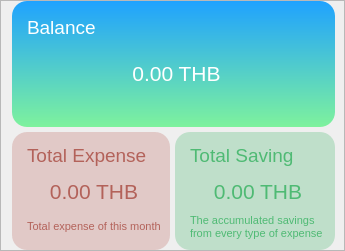
                    <widget class="QFrame" name="Dashboard_balance_expense_saving">
                     <property name="sizePolicy">
                      <sizepolicy hsizetype="Preferred" vsizetype="Fixed">
                       <horstretch>0</horstretch>
                       <verstretch>0</verstretch>
                      </sizepolicy>
                     </property>
                     <property name="minimumSize">
                      <size>
                       <width>0</width>
                       <height>251</height>
                      </size>
                     </property>
                     <property name="frameShape">
                      <enum>QFrame::StyledPanel</enum>
                     </property>
                     <property name="frameShadow">
                      <enum>QFrame::Raised</enum>
                     </property>
                     <layout class="QVBoxLayout" name="verticalLayout_9">
                      <property name="spacing">
                       <number>0</number>
                      </property>
                      <property name="topMargin">
                       <number>0</number>
                      </property>
                      <property name="rightMargin">
                       <number>9</number>
                      </property>
                      <property name="bottomMargin">
                       <number>0</number>
                      </property>
                      <item>
                       <layout class="QGridLayout" name="gridLayout_3">
                        <property name="bottomMargin">
                         <number>0</number>
                        </property>
                        <property name="spacing">
                         <number>5</number>
                        </property>
                        <item row="1" column="0">
                         <widget class="QFrame" name="Dashboard_expense">
                          <property name="styleSheet">
                           <string notr="true">background-color: rgba(171, 52, 40, 51);
border-radius: 15px;</string>
                          </property>
                          <property name="frameShape">
                           <enum>QFrame::StyledPanel</enum>
                          </property>
                          <property name="frameShadow">
                           <enum>QFrame::Raised</enum>
                          </property>
                          <layout class="QGridLayout" name="gridLayout_6">
                           <property name="leftMargin">
                            <number>15</number>
                           </property>
                           <item row="0" column="0">
                            <widget class="QLabel" name="d_expense_title">
                             <property name="font">
                              <font>
                               <family>Arial</family>
                               <pointsize>14</pointsize>
                              </font>
                             </property>
                             <property name="styleSheet">
                              <string notr="true">background-color: none;
color: #B3625A;
</string>
                             </property>
                             <property name="text">
                              <string>Total Expense</string>
                             </property>
                            </widget>
                           </item>
                           <item row="1" column="0">
                            <widget class="QLabel" name="d_expense_amount">
                             <property name="font">
                              <font>
                               <family>Arial</family>
                               <pointsize>16</pointsize>
                               <fontweight>Black</fontweight>
                              </font>
                             </property>
                             <property name="styleSheet">
                              <string notr="true">background-color: none;
color: #B3625A;
</string>
                             </property>
                             <property name="text">
                              <string>0.00 THB</string>
                             </property>
                             <property name="alignment">
                              <set>Qt::AlignCenter</set>
                             </property>
                            </widget>
                           </item>
                           <item row="2" column="0">
                            <widget class="QLabel" name="d_expense_description">
                             <property name="font">
                              <font>
                               <family>Arial</family>
                               <pointsize>8</pointsize>
                              </font>
                             </property>
                             <property name="styleSheet">
                              <string notr="true">background-color: none;
color: #B3625A;
</string>
                             </property>
                             <property name="text">
                              <string>Total expense of this month</string>
                             </property>
                            </widget>
                           </item>
                          </layout>
                         </widget>
                        </item>
                        <item row="1" column="1">
                         <widget class="QFrame" name="Dashboard_saving">
                          <property name="styleSheet">
                           <string notr="true">border-radius: 15px;
background-color: rgba(79, 186, 116, 76.5);</string>
                          </property>
                          <property name="frameShape">
                           <enum>QFrame::StyledPanel</enum>
                          </property>
                          <property name="frameShadow">
                           <enum>QFrame::Raised</enum>
                          </property>
                          <layout class="QGridLayout" name="gridLayout">
                           <property name="leftMargin">
                            <number>15</number>
                           </property>
                           <item row="0" column="0">
                            <widget class="QLabel" name="d_saving_title">
                             <property name="font">
                              <font>
                               <family>Arial</family>
                               <pointsize>14</pointsize>
                              </font>
                             </property>
                             <property name="styleSheet">
                              <string notr="true">background-color: none;
color: #4FBA74;
</string>
                             </property>
                             <property name="text">
                              <string>Total Saving</string>
                             </property>
                            </widget>
                           </item>
                           <item row="1" column="0">
                            <widget class="QLabel" name="d_saving_amount">
                             <property name="font">
                              <font>
                               <family>Arial</family>
                               <pointsize>16</pointsize>
                               <fontweight>Black</fontweight>
                              </font>
                             </property>
                             <property name="styleSheet">
                              <string notr="true">background-color: none;
color: #4FBA74;
</string>
                             </property>
                             <property name="text">
                              <string>0.00 THB</string>
                             </property>
                             <property name="alignment">
                              <set>Qt::AlignCenter</set>
                             </property>
                            </widget>
                           </item>
                           <item row="2" column="0">
                            <widget class="QLabel" name="d_saving_description">
                             <property name="font">
                              <font>
                               <family>Arial</family>
                               <pointsize>8</pointsize>
                              </font>
                             </property>
                             <property name="styleSheet">
                              <string notr="true">background-color: none;
color: #4FBA74;
</string>
                             </property>
                             <property name="text">
                              <string>The accumulated savings
from every type of expense </string>
                             </property>
                            </widget>
                           </item>
                          </layout>
                         </widget>
                        </item>
                        <item row="0" column="0" colspan="2">
                         <widget class="QFrame" name="Dashboard_balance">
                          <property name="minimumSize">
                           <size>
                            <width>0</width>
                            <height>0</height>
                           </size>
                          </property>
                          <property name="maximumSize">
                           <size>
                            <width>16777215</width>
                            <height>126</height>
                           </size>
                          </property>
                          <property name="styleSheet">
                           <string notr="true">.QFrame {
background-color: qlineargradient(spread:pad, x1:0, y1:0, x2:0, y2:1, stop:0 rgba(31, 162, 255, 255), stop:1 rgba(126, 242, 157, 255));
border-radius: 15px;
}</string>
                          </property>
                          <property name="frameShape">
                           <enum>QFrame::StyledPanel</enum>
                          </property>
                          <property name="frameShadow">
                           <enum>QFrame::Raised</enum>
                          </property>
                          <layout class="QGridLayout" name="gridLayout_7" rowstretch="1,7,1" columnstretch="0">
                           <property name="leftMargin">
                            <number>15</number>
                           </property>
                           <property name="topMargin">
                            <number>15</number>
                           </property>
                           <property name="verticalSpacing">
                            <number>0</number>
                           </property>
                           <item row="1" column="0">
                            <widget class="QLabel" name="d_balance_amount">
                             <property name="font">
                              <font>
                               <family>Arial</family>
                               <pointsize>16</pointsize>
                               <fontweight>Black</fontweight>
                              </font>
                             </property>
                             <property name="styleSheet">
                              <string notr="true">background-color: none;
color: rgb(255, 255, 255);
</string>
                             </property>
                             <property name="text">
                              <string>0.00 THB</string>
                             </property>
                             <property name="alignment">
                              <set>Qt::AlignCenter</set>
                             </property>
                            </widget>
                           </item>
                           <item row="0" column="0">
                            <widget class="QLabel" name="d_balance_title">
                             <property name="font">
                              <font>
                               <family>Arial</family>
                               <pointsize>14</pointsize>
                              </font>
                             </property>
                             <property name="styleSheet">
                              <string notr="true">background-color: none;
color: rgb(255, 255, 255);
</string>
                             </property>
                             <property name="text">
                              <string>Balance</string>
                             </property>
                            </widget>
                           </item>
                           <item row="2" column="0">
                            <spacer name="d_verticalSpacer">
                             <property name="orientation">
                              <enum>Qt::Vertical</enum>
                             </property>
                             <property name="sizeHint" stdset="0">
                              <size>
                               <width>20</width>
                               <height>40</height>
                              </size>
                             </property>
                            </spacer>
                           </item>
                          </layout>
                         </widget>
                        </item>
                       </layout>
                      </item>
                     </layout>
                    </widget>
